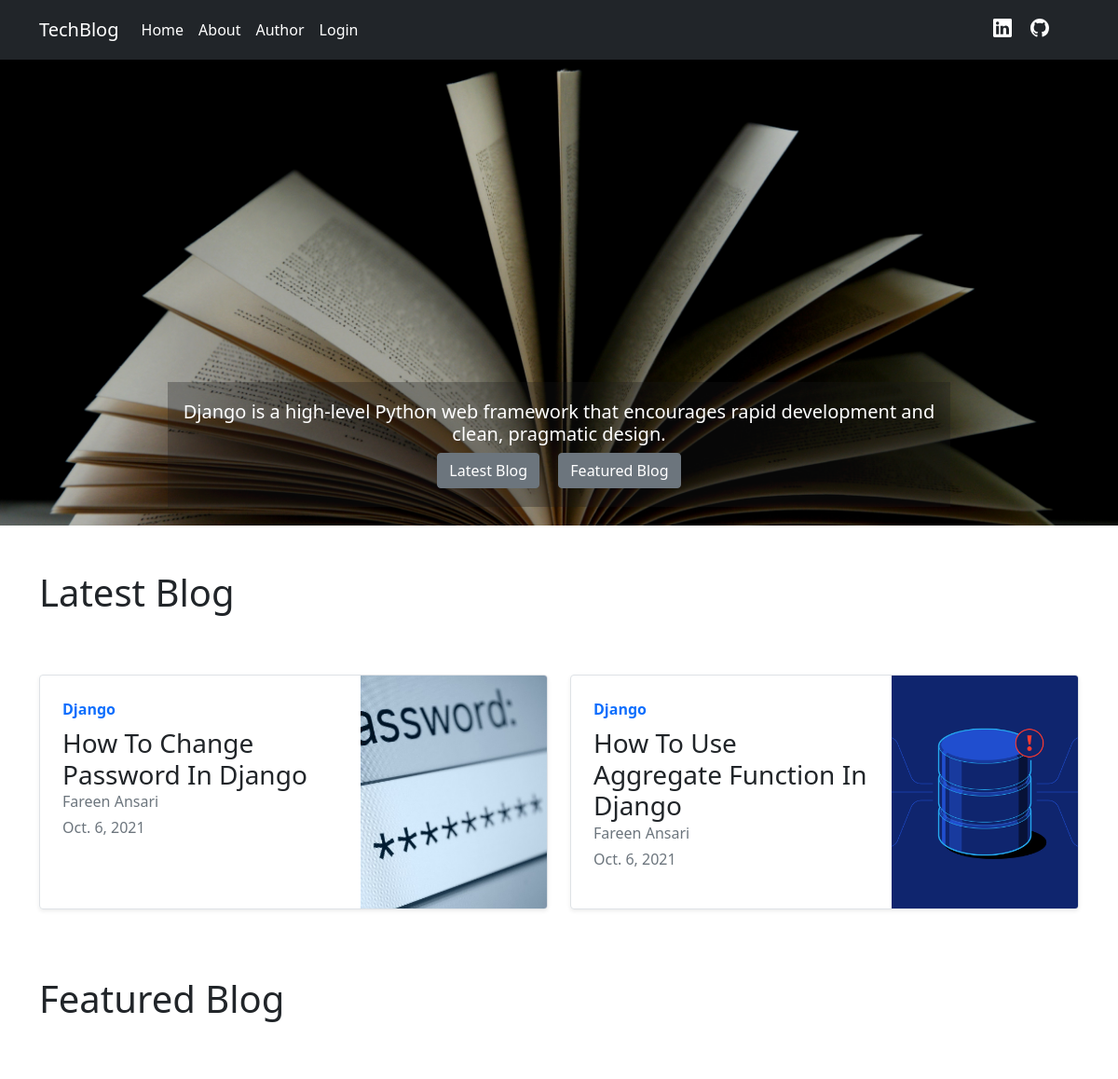
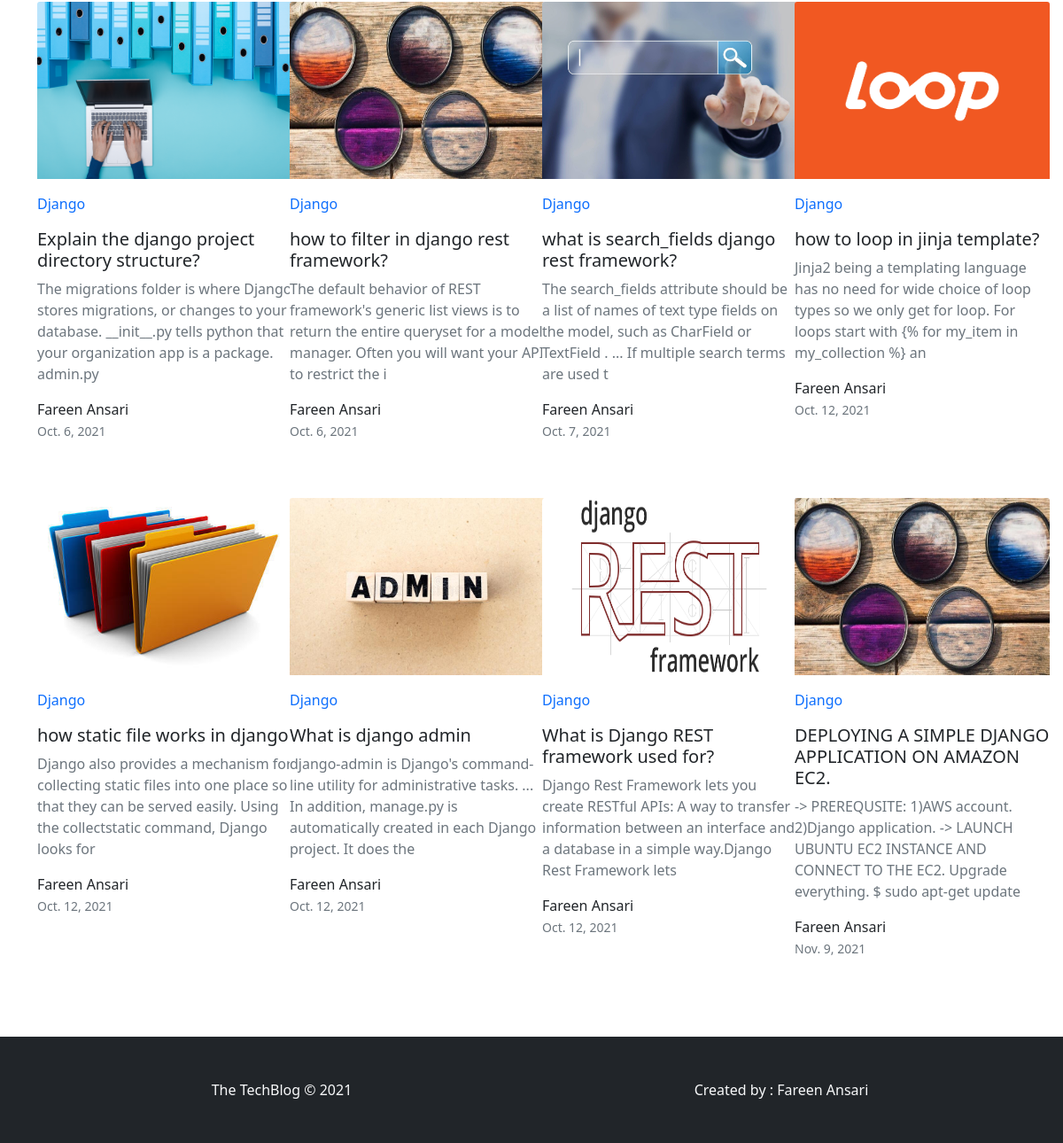
The page / on the database its author committed (2 pictures, top to bottom).
### BlogApp/models.py (models this page shows)
class Blog(models.Model):
    featured_image = models.ImageField(upload_to='images')
    tag=models.CharField(max_length=40)
    title=models.CharField(max_length=800)
    content=models.TextField()
    date=models.DateField(default=datetime.datetime.now())
    author = models.CharField(max_length=30)
    slug=models.SlugField(max_length=40, unique=True, verbose_name="Blog Url", help_text="Url of the blog")
    code=models.TextField(null=True, blank=True)

### BlogApp/views.py (the view)
# urls.py: path('', views.BaseView, {'template_name':'index.html'}, name='home'),
def BaseView(request, template_name):
    t=template_name
    blog=Blog.objects.all()
    return render(request,t ,{'blog':blog})

### templates/index.html (shortened to what this page needs)
{% extends 'base.html' %}
{% load static %}
{% block body %}
<div class="container-fluid margins">
<div id="carouselExampleCaptions" class="carousel slide" data-bs-ride="carousel">
  <div class="carousel-inner" >
    <div class="carousel-item active">
      <img src="{% static 'img/home.jpg' %}" class="d-block w-100" alt="..." height="500px" width="100%" style=" object-fit: cover;">
      <div class="carousel-caption d-none d-md-block" style="background: rgba(25, 25, 25, .3);">
        <h5>Django is a high-level Python web framework that encourages rapid development and clean, pragmatic design.</h5>
        <a href="#latestblog"><button type="button" class="btn btn-secondary">Latest Blog</button></a> <span class="ms-3"><a href="#featuredblog"><button type="button" class="btn btn-secondary">Featured Blog</button></a></span>
      </div>
    </div>
  </div>
</div>
</div>
<div class="container my-5">
  <div class="row">
  <p class="lead display-6" id="latestblog">Latest Blog</p>
  {% for b in blog|slice:"0:2" %}
    <div class="col-lg-6 mt-5">
      <a href="/blogdetail/{{b.slug}}" class="text-decoration-none text-dark"><div class="row g-0 border rounded overflow-hidden flex-md-row mb-4 shadow-sm h-md-250 position-relative">
        <div class="col p-4 d-flex flex-column position-static">
          <strong class="d-inline-block mb-2 text-primary">{{b.tag}}</strong>
          <h3 class="mb-0">{{b.title|title}}</h3>
           <div class="mb-1 text-muted">{{b.author}}</div>
           <div class="mb-1 text-muted">{{b.date}}</div>
        </div>
        <div class="col-auto d-none d-lg-block">
          <img src="{{b.featured_image.url}}" width="200" height="250" style=" object-fit: cover;">
        </div>
      </div></a>
    </div>
    {% endfor %}
  </div>
</div>
{% if blog %}
<div class="container">
  <div class="row">
    <p class="lead display-6" id="featuredblog" >Featured Blog</p>
     {% for b in blog|slice:"2:" %}
    <div class="col-sm-3">
    <div class="card mt-5 border-0" style="width: 18rem;">
      <a href="/blogdetail/{{b.slug}}" class="text-decoration-none text-dark"><img src="{{b.featured_image.url}}" class="card-img-top" alt="..." height="200px" width="100%">
      <div class="mt-3">
      <p class="text-primary">{{b.tag}}</p>
      <h5 class="card-title">{{b.title}}</h5>
        <p class="text-muted" style="text-decoration:justify">{{b.content|slice:"160"}}</p>
      </a>
        <p><a href="" class="text-decoration-none text-dark">{{b.author}}</a> <br><span class="card-text"><small class="text-muted">{{b.date}}</small></span></p>
      </div>
    </div>
    </div>
     {% endfor %}
{% endif %}
<br>
<br>
<br>
{% endblock body %}

### templates/base.html (shortened to what this page needs)
<!doctype html>
{% load static %}
<html lang="en">
  <head>
    <link href="https://cdn.jsdelivr.net/npm/bootstrap@5.1.2/dist/css/bootstrap.min.css" rel="stylesheet">
  </head>
  <body>
   <nav class="navbar navbar-expand-lg navbar-dark bg-dark" aria-label="Ninth navbar example">
    <div class="container-xl">
      <a class="navbar-brand" href="#">TechBlog</a>
      <div class="collapse navbar-collapse" id="navbarsExample07XL">
        <ul class="navbar-nav me-auto mb-2 mb-lg-0">
          <li class="nav-item">
            <a class="nav-link active" aria-current="page" href="{% url 'home' %}">Home</a>
          </li>
          <li class="nav-item">
            <a class="nav-link active" aria-current="page" href="{% url 'about' %}">About</a>
          </li>
          <li class="nav-item">
            <a class="nav-link active" aria-current="page" href="{% url 'author' %}">Author</a>
          </li>
          <li class="nav-item">
            <a class="nav-link active" aria-current="page" href="{% url 'login' %}">Login</a>
          </li>
        </ul>
        <div>
            <p class="text-light mt-2">
              <span class="me-3">
                <a href="https://in.linkedin.com/" style="text-decoration:none; color:white;"></a>
            </span>
            <span class="me-3">
            <a href="https://github.com/fareen341" style="text-decoration:none; color:white;"></a>
            </span>
            </p>
        </div>
      </div>
    </div>
  </nav>
{% block body %} {% endblock body %}
<div class="container-fluid bg-dark text-light p-5">
    <div class="row">
        <div class="col-sm-6 text-center">
            <section>The TechBlog &copy; 2021</section>
        </div>
        <div class="col-sm-6 text-center">
        <section>Created by : Fareen Ansari</section>
        </div>
    </div>
</div>
  </body>
</html>

### templates/base.html (style rules this page uses)
.margins { margin:0px; padding:0px; }

### rows shown on the page
Blog: tag "Django", title "How To Change Password In Django", author "Fareen Ansari", date "Oct. 6, 2021", featured_image (picture)
Blog: tag "Django", title "How To Use Aggregate Function In Django", author "Fareen Ansari", date "Oct. 6, 2021", featured_image (picture)
Blog: featured_image (picture), tag "Django", title "Explain the django project directory structure?", content "The migrations folder is where Django stores migrations, or changes to your database. __init__.py tells python that your organization app is a package. admin.py", author "Fareen Ansari", date "Oct. 6, 2021"
Blog: featured_image (picture), tag "Django", title "how to filter in django rest framework?", content "The default behavior of REST framework's generic list views is to return the entire queryset for a model manager. Often you will want your API to restrict the i", author "Fareen Ansari", date "Oct. 6, 2021"
Blog: featured_image (picture), tag "Django", title "what is search_fields django rest framework?", content "The search_fields attribute should be a list of names of text type fields on the model, such as CharField or TextField . ... If multiple search terms are used t", author "Fareen Ansari", date "Oct. 7, 2021"
Blog: featured_image (picture), tag "Django", title "how to loop in jinja template?", content "Jinja2 being a templating language has no need for wide choice of loop types so we only get for loop. For loops start with {% for my_item in my_collection %} an", author "Fareen Ansari", date "Oct. 12, 2021"
Blog: featured_image (picture), tag "Django", title "how static file works in django", content "Django also provides a mechanism for collecting static files into one place so that they can be served easily. Using the collectstatic command, Django looks for", author "Fareen Ansari", date "Oct. 12, 2021"
Blog: featured_image (picture), tag "Django", title "What is django admin", content "django-admin is Django's command-line utility for administrative tasks. ... In addition, manage.py is automatically created in each Django project. It does the", author "Fareen Ansari", date "Oct. 12, 2021"
Blog: featured_image (picture), tag "Django", title "What is Django REST framework used for?", content "Django Rest Framework lets you create RESTful APIs: A way to transfer information between an interface and a database in a simple way.Django Rest Framework lets", author "Fareen Ansari", date "Oct. 12, 2021"
Blog: featured_image (picture), tag "Django", title "DEPLOYING A SIMPLE DJANGO APPLICATION ON AMAZON EC2.", content "-> PREREQUSITE: 1)AWS account. 2)Django application. -> LAUNCH UBUNTU EC2 INSTANCE AND CONNECT TO THE EC2. Upgrade everything. $ sudo apt-get update", author "Fareen Ansari", date "Nov. 9, 2021"
